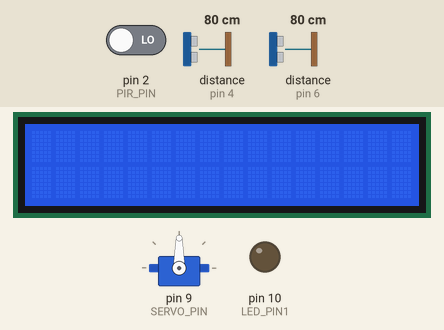
Simulated run of this sketch. Board: Arduino Uno, built with avr-gcc and run on an emulated ATmega328P. Parts: 16×2 character LCD, servo, output pins drawn as LEDs (lit = HIGH). The test bench sets the inputs (shaded band); at power-on: pin 2 (PIR_PIN) LOW, distance to the obstacle (sensors on pin 4, pin 6) 80 cm. The echo pulse lasts 58.3 µs per cm; pins used as bus, display or sensor lines are not drawn.

Above: at 1.3 s.
1.4 s: pin 2 (PIR_PIN) driven HIGH
At 2.5 s:
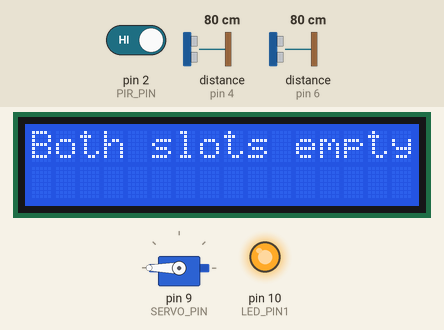
5.9 s: distance to the obstacle (sensor on pin 4) set to 54 cm
At 6.43 s:
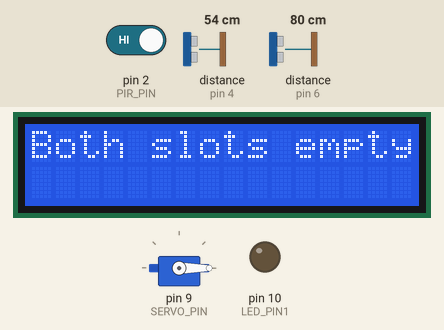
7.9 s: distance to the obstacle (sensor on pin 4) set to 45 cm
9.4 s: distance to the obstacle (sensor on pin 6) set to 53 cm
At 12.0 s:
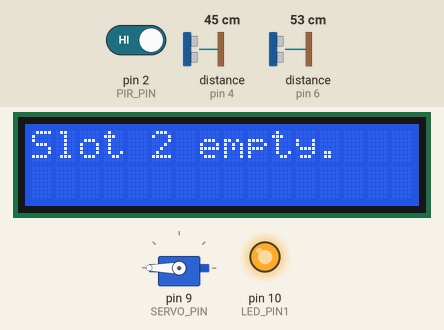
12.4 s: distance to the obstacle (sensor on pin 6) set to 48 cm
13.9 s: distance to the obstacle (sensor on pin 6) set to 60 cm
At 16.49 s:
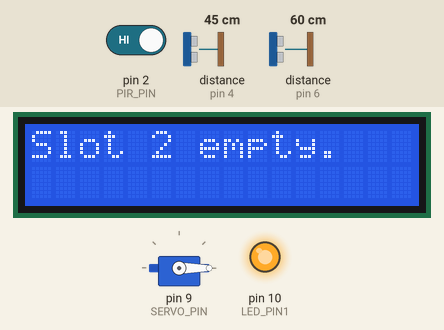
Timing chart, 0 to 17.9 s (numbered marks = the images above; inputs shaded):
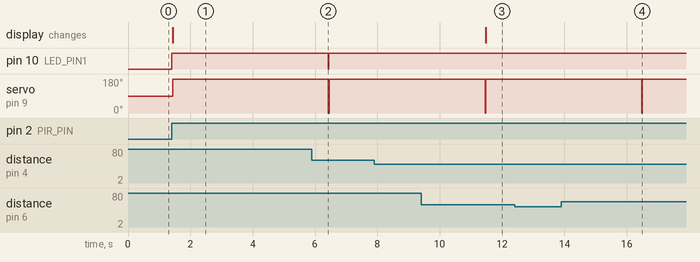

Measured:
- after the input at 1.4 s, pin 10 (LED_PIN1): LOW → HIGH at once; servo on pin 9 (SERVO_PIN): 90° → 180° at once; the display: changes at once (image 1)
- after the input at 7.9 s, every drawn part: stays the same
- after the input at 9.4 s, pin 10 (LED_PIN1): stays HIGH (without the input it goes to LOW after 2.1 s)
- after the input at 12.4 s, every drawn part: stays the same
- after the input at 13.9 s, pin 10 (LED_PIN1): stays HIGH (without the input it goes to LOW after 2.6 s)

The sketch:

_car_parking_system_using_arduino1.ino
```cpp
#include <Servo.h>
#include <Wire.h>
#include <LiquidCrystal_I2C.h>

// Initialize LCD object with 32 as I2C address, 16 columns, and 2 rows
LiquidCrystal_I2C lcd(32, 16, 2);

// Define pin numbers for components
#define PIR_PIN 2
#define TRIGGER_PIN1 3
#define ECHO_PIN1 4
#define TRIGGER_PIN2 5
#define ECHO_PIN2 6
#define LED_PIN1 10
#define SERVO_PIN 9

// Initialize Servo motor object
Servo gateServo;

// Variables to track parking slot occupancy
bool isSlot1Empty = false;
bool isSlot2Empty = false;

void setup() {
  // Set pin modes for components
  pinMode(PIR_PIN, INPUT);
  pinMode(TRIGGER_PIN1, OUTPUT);
  pinMode(ECHO_PIN1, INPUT);
  pinMode(TRIGGER_PIN2, OUTPUT);
  pinMode(ECHO_PIN2, INPUT);
  pinMode(LED_PIN1, OUTPUT);

  // Initialize and configure LCD display
  lcd.begin(16, 2);
  lcd.init();
  lcd.backlight();

  // Attach servo motor to designated pin
  gateServo.attach(SERVO_PIN);
}

void loop() {
  // Check if vehicle is detected by PIR sensor
  if (isVehicleDetected()) {
    // Update slot occupancy status
    isSlot1Empty = !isSlotOccupied(1);
    isSlot2Empty = !isSlotOccupied(2);

    // If either slot is empty, open the gate
    if (isSlot1Empty || isSlot2Empty) {
      // Open gate to 180 degrees
      gateServo.write(180);
      // Turn on LED indicating availability
      digitalWrite(LED_PIN1, HIGH);
      // Display status on LCD
      lcd.clear();
      lcd.setCursor(0, 0);
      // Display appropriate message based on slot occupancy
      if (isSlot1Empty && isSlot2Empty) {
        lcd.print("Both slots empty.");
      } else if (isSlot1Empty) {
        lcd.print("Slot 1 empty.");
      } else {
        lcd.print("Slot 2 empty.");
      }
      // Delay to display message
      delay(5000);
      // Turn off LED and close gate after delay
      digitalWrite(LED_PIN1, LOW);
      gateServo.write(0);
    } else {
      // If both slots are occupied, display parking full message
      closeGate();
      digitalWrite(LED_PIN1, LOW);
      lcd.clear();
      lcd.setCursor(0, 0);
      lcd.print("Parking is occupied.");
      delay(5000);
    }
  }
}

// Function to check if vehicle is detected by PIR sensor
bool isVehicleDetected() {
  return digitalRead(PIR_PIN) == HIGH;
}

// Function to check if parking slot is occupied
bool isSlotOccupied(int slot) {
  // Check distance using ultrasonic sensor to determine occupancy
  if (slot == 1) {
    return getDistance(TRIGGER_PIN1, ECHO_PIN1) < 50;
  } else if (slot == 2) {
    return getDistance(TRIGGER_PIN2, ECHO_PIN2) < 50;
  }
}

// Function to measure distance using ultrasonic sensor
float getDistance(int triggerPin, int echoPin) {
  // Send ultrasonic pulse
  digitalWrite(triggerPin, LOW);
  delayMicroseconds(2);
  digitalWrite(triggerPin, HIGH);
  delayMicroseconds(10);
  digitalWrite(triggerPin, LOW);
  // Measure duration of pulse
  float duration = pulseIn(echoPin, HIGH);
  // Convert duration to distance in centimeters
  float distance = duration * 0.034 / 2;
  return distance;
}

// Function to close the gate
void closeGate() {
  gateServo.write(0);
}
```
